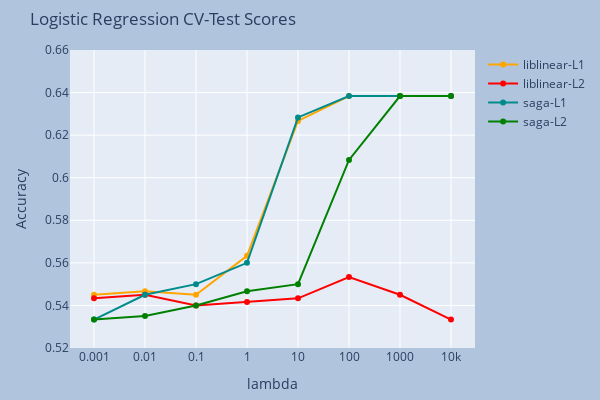

Source (notebook cell):
### Code cell
import plotly.graph_objects as GO

fig = GO.Figure()
colors = ['orange', 'red', 'darkcyan', 'green']

for idx, alg in enumerate(algorithms):
    fig.add_trace(
        GO.Scatter(x = ALPHA, y = alg['test_scores'],
            name=alg['algorithm'], marker={'color': colors[idx]}, mode='lines+markers'))

fig.update_layout(
    title="Logistic Regression CV-Test Scores",
    xaxis_title="lambda",
    yaxis_title="Accuracy",
    width=600,
    height=400,
    margin=GO.layout.Margin(t=50, r=10, b=50, l=70, pad=0),
    paper_bgcolor="LightSteelBlue",
)
fig.update_xaxes(tickvals=ALPHA, type="log")
fig.update_yaxes(range=[0.52, 0.66])

### Figure 1 — Plotly figure (JSON) as saved in the notebook; plotly's stock layout.template omitted (floating-point values rounded to 4 significant figures)
{"data": [{"marker": {"color": "orange"}, "mode": "lines+markers", "name": "liblinear-L1", "type": "scatter", "x": [0.001, 0.01, 0.1, 1, 10, 100, 1000, 10000], "y": [0.545, 0.5467, 0.545, 0.5633, 0.6267, 0.6383, 0.6383, 0.6383]}, {"marker": {"color": "red"}, "mode": "lines+markers", "name": "liblinear-L2", "type": "scatter", "x": [0.001, 0.01, 0.1, 1, 10, 100, 1000, 10000], "y": [0.5433, 0.545, 0.54, 0.5417, 0.5433, 0.5533, 0.545, 0.5333]}, {"marker": {"color": "darkcyan"}, "mode": "lines+markers", "name": "saga-L1", "type": "scatter", "x": [0.001, 0.01, 0.1, 1, 10, 100, 1000, 10000], "y": [0.5333, 0.545, 0.55, 0.56, 0.6283, 0.6383, 0.6383, 0.6383]}, {"marker": {"color": "green"}, "mode": "lines+markers", "name": "saga-L2", "type": "scatter", "x": [0.001, 0.01, 0.1, 1, 10, 100, 1000, 10000], "y": [0.5333, 0.535, 0.54, 0.5467, 0.55, 0.6083, 0.6383, 0.6383]}], "layout": {"height": 400, "margin": {"b": 50, "l": 70, "pad": 0, "r": 10, "t": 50}, "paper_bgcolor": "LightSteelBlue", "title": {"text": "Logistic Regression CV-Test Scores"}, "width": 600, "xaxis": {"tickvals": [0.001, 0.01, 0.1, 1, 10, 100, 1000, 10000], "title": {"text": "lambda"}, "type": "log"}, "yaxis": {"range": [0.52, 0.66], "title": {"text": "Accuracy"}}}}
